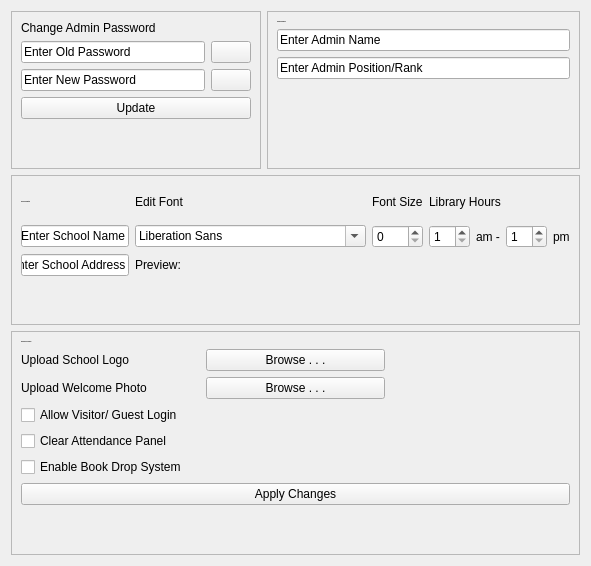
      <widget class="QWidget" name="generalPage">
       <layout class="QGridLayout" name="gridLayout">
        <item row="0" column="1" colspan="2">
         <widget class="QFrame" name="adminFrame">
          <property name="sizePolicy">
           <sizepolicy hsizetype="Expanding" vsizetype="Preferred">
            <horstretch>1</horstretch>
            <verstretch>0</verstretch>
           </sizepolicy>
          </property>
          <property name="minimumSize">
           <size>
            <width>250</width>
            <height>150</height>
           </size>
          </property>
          <property name="frameShape">
           <enum>QFrame::Shape::StyledPanel</enum>
          </property>
          <property name="frameShadow">
           <enum>QFrame::Shadow::Raised</enum>
          </property>
          <layout class="QVBoxLayout" name="verticalLayout_admin">
           <item>
            <widget class="QLabel" name="label_5">
             <property name="font">
              <font>
               <family>Segoe UI</family>
               <pointsize>-1</pointsize>
               <bold>true</bold>
              </font>
             </property>
             <property name="text">
              <string>Admin Information</string>
             </property>
            </widget>
           </item>
           <item>
            <widget class="QLineEdit" name="adminNameLineEdit">
             <property name="text">
              <string>Enter Admin Name</string>
             </property>
            </widget>
           </item>
           <item>
            <widget class="QLineEdit" name="adminPositionLineEdit">
             <property name="text">
              <string>Enter Admin Position/Rank</string>
             </property>
            </widget>
           </item>
           <item>
            <spacer name="verticalSpacer_admin">
             <property name="orientation">
              <enum>Qt::Orientation::Vertical</enum>
             </property>
             <property name="sizeHint" stdset="0">
              <size>
               <width>20</width>
               <height>40</height>
              </size>
             </property>
            </spacer>
           </item>
          </layout>
         </widget>
        </item>
        <item row="1" column="0" colspan="3">
         <widget class="QFrame" name="libraryFrame">
          <property name="sizePolicy">
           <sizepolicy hsizetype="Expanding" vsizetype="Preferred">
            <horstretch>1</horstretch>
            <verstretch>0</verstretch>
           </sizepolicy>
          </property>
          <property name="minimumSize">
           <size>
            <width>250</width>
            <height>150</height>
           </size>
          </property>
          <property name="frameShape">
           <enum>QFrame::Shape::StyledPanel</enum>
          </property>
          <property name="frameShadow">
           <enum>QFrame::Shadow::Raised</enum>
          </property>
          <layout class="QGridLayout" name="gridLayout_library">
           <item row="0" column="0">
            <widget class="QLabel" name="label_4">
             <property name="font">
              <font>
               <family>Segoe UI</family>
               <pointsize>-1</pointsize>
               <bold>true</bold>
              </font>
             </property>
             <property name="text">
              <string>School Information</string>
             </property>
            </widget>
           </item>
           <item row="1" column="0">
            <widget class="QLineEdit" name="schoolName">
             <property name="text">
              <string>Enter School Name</string>
             </property>
            </widget>
           </item>
           <item row="2" column="0">
            <widget class="QLineEdit" name="address">
             <property name="text">
              <string>Enter School Address</string>
             </property>
            </widget>
           </item>
           <item row="0" column="1">
            <widget class="QLabel" name="label_3">
             <property name="text">
              <string>Edit Font</string>
             </property>
            </widget>
           </item>
           <item row="1" column="1">
            <widget class="QFontComboBox" name="fontComboBox"/>
           </item>
           <item row="0" column="2">
            <widget class="QLabel" name="label_9">
             <property name="text">
              <string>Font Size</string>
             </property>
            </widget>
           </item>
           <item row="1" column="2">
            <widget class="QSpinBox" name="spinBox"/>
           </item>
           <item row="0" column="3">
            <widget class="QLabel" name="label_34">
             <property name="text">
              <string>Library Hours</string>
             </property>
            </widget>
           </item>
           <item row="1" column="3">
            <layout class="QHBoxLayout" name="horizontalLayout_libraryHours">
             <item>
              <widget class="QSpinBox" name="openHourSpinBox">
               <property name="minimum">
                <number>1</number>
               </property>
               <property name="maximum">
                <number>12</number>
               </property>
              </widget>
             </item>
             <item>
              <widget class="QLabel" name="label_35">
               <property name="text">
                <string>am -</string>
               </property>
              </widget>
             </item>
             <item>
              <widget class="QSpinBox" name="closeHourSpinBox">
               <property name="minimum">
                <number>1</number>
               </property>
               <property name="maximum">
                <number>12</number>
               </property>
              </widget>
             </item>
             <item>
              <widget class="QLabel" name="label_36">
               <property name="text">
                <string>pm</string>
               </property>
              </widget>
             </item>
            </layout>
           </item>
           <item row="2" column="1">
            <widget class="QLabel" name="label_10">
             <property name="text">
              <string>Preview:</string>
             </property>
            </widget>
           </item>
           <item row="3" column="1" colspan="3">
            <widget class="QLabel" name="schoolText_previewLabel">
             <property name="text">
              <string/>
             </property>
            </widget>
           </item>
          </layout>
         </widget>
        </item>
        <item row="0" column="0">
         <widget class="QFrame" name="securityFrame">
          <property name="sizePolicy">
           <sizepolicy hsizetype="Expanding" vsizetype="Preferred">
            <horstretch>1</horstretch>
            <verstretch>0</verstretch>
           </sizepolicy>
          </property>
          <property name="minimumSize">
           <size>
            <width>250</width>
            <height>150</height>
           </size>
          </property>
          <property name="frameShape">
           <enum>QFrame::Shape::StyledPanel</enum>
          </property>
          <property name="frameShadow">
           <enum>QFrame::Shadow::Raised</enum>
          </property>
          <layout class="QVBoxLayout" name="verticalLayout_security">
           <item>
            <widget class="QLabel" name="label_2">
             <property name="text">
              <string>Change Admin Password</string>
             </property>
            </widget>
           </item>
           <item>
            <layout class="QGridLayout" name="gridLayout_security">
             <item row="0" column="0">
              <widget class="QLineEdit" name="lineEdit">
               <property name="text">
                <string>Enter Old Password</string>
               </property>
              </widget>
             </item>
             <item row="0" column="1">
              <widget class="QPushButton" name="showOldBtn">
               <property name="text">
                <string/>
               </property>
               <property name="flat">
                <bool>false</bool>
               </property>
              </widget>
             </item>
             <item row="1" column="0">
              <widget class="QLineEdit" name="lineEdit_2">
               <property name="text">
                <string>Enter New Password</string>
               </property>
              </widget>
             </item>
             <item row="1" column="1">
              <widget class="QPushButton" name="showNewBtn">
               <property name="text">
                <string/>
               </property>
               <property name="flat">
                <bool>false</bool>
               </property>
              </widget>
             </item>
            </layout>
           </item>
           <item>
            <widget class="QPushButton" name="updateBtn">
             <property name="text">
              <string>Update</string>
             </property>
            </widget>
           </item>
           <item>
            <spacer name="verticalSpacer_security">
             <property name="orientation">
              <enum>Qt::Orientation::Vertical</enum>
             </property>
             <property name="sizeHint" stdset="0">
              <size>
               <width>20</width>
               <height>40</height>
              </size>
             </property>
            </spacer>
           </item>
          </layout>
         </widget>
        </item>
        <item row="2" column="0" colspan="3">
         <widget class="QFrame" name="settingsFrame">
          <property name="sizePolicy">
           <sizepolicy hsizetype="Expanding" vsizetype="Preferred">
            <horstretch>1</horstretch>
            <verstretch>0</verstretch>
           </sizepolicy>
          </property>
          <property name="minimumSize">
           <size>
            <width>250</width>
            <height>150</height>
           </size>
          </property>
          <property name="frameShape">
           <enum>QFrame::Shape::StyledPanel</enum>
          </property>
          <property name="frameShadow">
           <enum>QFrame::Shadow::Raised</enum>
          </property>
          <layout class="QGridLayout" name="gridLayout_settings">
           <item row="0" column="0" colspan="3">
            <widget class="QLabel" name="label_6">
             <property name="font">
              <font>
               <family>Segoe UI</family>
               <pointsize>-1</pointsize>
               <bold>true</bold>
              </font>
             </property>
             <property name="text">
              <string>Features and Uploads</string>
             </property>
            </widget>
           </item>
           <item row="1" column="0">
            <widget class="QLabel" name="uploadSchoolLogo">
             <property name="text">
              <string>Upload School Logo</string>
             </property>
            </widget>
           </item>
           <item row="1" column="1">
            <widget class="QPushButton" name="schoolLogoBrowseBtn">
             <property name="text">
              <string>Browse . . .</string>
             </property>
            </widget>
           </item>
           <item row="1" column="2">
            <widget class="QLabel" name="schLogo_previewLabel">
             <property name="text">
              <string/>
             </property>
            </widget>
           </item>
           <item row="2" column="0">
            <widget class="QLabel" name="welcomePoster_img">
             <property name="text">
              <string>Upload Welcome Photo</string>
             </property>
            </widget>
           </item>
           <item row="2" column="1">
            <widget class="QPushButton" name="posterBrowseBtn">
             <property name="text">
              <string>Browse . . .</string>
             </property>
            </widget>
           </item>
           <item row="2" column="2">
            <widget class="QLabel" name="posterPreviewLabel">
             <property name="text">
              <string/>
             </property>
            </widget>
           </item>
           <item row="3" column="0">
            <widget class="QCheckBox" name="guestLoginCheckBox">
             <property name="text">
              <string>Allow Visitor/ Guest Login</string>
             </property>
            </widget>
           </item>
           <item row="4" column="0">
            <widget class="QCheckBox" name="clearAttendanceCheckBox">
             <property name="text">
              <string>Clear Attendance Panel</string>
             </property>
            </widget>
           </item>
           <item row="5" column="0">
            <widget class="QCheckBox" name="bookDropSystemCheckBox">
             <property name="text">
              <string>Enable Book Drop System</string>
             </property>
            </widget>
           </item>
           <item row="6" column="0" colspan="3">
            <widget class="QPushButton" name="applyChangesBtn">
             <property name="text">
              <string>Apply Changes</string>
             </property>
            </widget>
           </item>
           <item row="7" column="0">
            <spacer name="verticalSpacer_settings">
             <property name="orientation">
              <enum>Qt::Orientation::Vertical</enum>
             </property>
             <property name="sizeHint" stdset="0">
              <size>
               <width>20</width>
               <height>40</height>
              </size>
             </property>
            </spacer>
           </item>
          </layout>
         </widget>
        </item>
       </layout>
      </widget>
